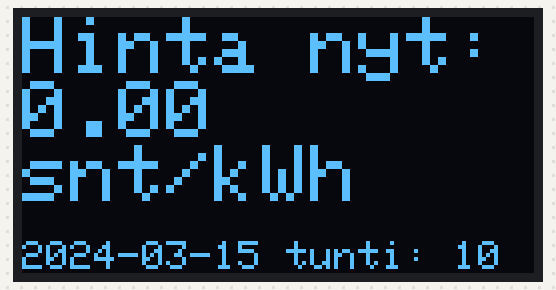
The sketch below on a simulated ESP8266 (Wemos D1 mini). Shown: 128×64 one-colour display. WiFi joins after 1.5 s; servers stay silent unless stated; network time is answered at once with the bench clock; uploads are accepted with an empty reply; the local clock reads 2024-03-15 10:24:30 at power-on unless the sketch sets it; what the sketch prints to the serial monitor is not drawn.

Above: at 2.8 s.

The sketch:

d1_mini_porssisahko_naytto.ino
```cpp
#include <Wire.h>
#include <Adafruit_GFX.h>
#include <Adafruit_SSD1306.h>
#include <ESP8266WiFi.h>
#include <ESP8266HTTPClient.h>
#include <NTPClient.h>
#include <WiFiUdp.h>
#include <ArduinoJson.h>

// OLED-näytön pinnien määrittely
#define SCREEN_WIDTH 128    // OLED display width, in pixels
#define SCREEN_HEIGHT 64    // OLED display height, in pixels
#define OLED_RESET -1       // Reset pin # (or -1 if sharing Arduino reset pin)
#define ADAFRUIT_ASCII96 0  //use the full-fat 255 letters
Adafruit_SSD1306 display(SCREEN_WIDTH, SCREEN_HEIGHT, &Wire, OLED_RESET);

//Wi-Fi asetukset
const char* ssid = "WLAN";
const char* password = "PASSWORD";

//SHA1 sormenjälki api.porssisahko.net SSL-sertifikaattiin
const char fingerprint[] PROGMEM = "F6 BF 35 1C C0 0E EC 0C AD BB 36 83 A3 A4 B8 98 19 DF 44 E7";

// NTP-palvelimen tiedot
const char* ntpServer = "pool.ntp.org";
const long gmtOffset = 3 * 3600;  // Aikavyöhyke: GMT+3 (3 tuntia)

WiFiUDP ntpUDP;
NTPClient timeClient(ntpUDP, ntpServer, gmtOffset);

// Muuntaa ajan (epoch time) päivämäärän muotoon "YYYY-MM-DD"
String epochToDateString(unsigned long epochTime) {
  time_t t = (time_t)epochTime;
  struct tm* ptm = localtime(&t);
  int year = ptm->tm_year + 1900;
  int month = ptm->tm_mon + 1;
  int day = ptm->tm_mday;

  String dateString = String(year) + "-" + leadingZero(month) + "-" + leadingZero(day);
  return dateString;
}

// Lisää nollan yksinumeroisiin eteen kuukausiin ja päiviin
String leadingZero(int number) {
  if (number < 10) {
    return "0" + String(number);
  } else {
    return String(number);
  }
}

void setup() {

  //Sarjaportin alustus
  Serial.begin(115200);

  // Alusta OLED-näyttö
  display.begin(SSD1306_SWITCHCAPVCC, 0x3C);

  // Yhdistetään Wi-Fi-verkkoon
  Serial.print("Yhdistetään Wi-Fi verkkoon ");
  Serial.println(ssid);
  WiFi.begin(ssid, password);
  while (WiFi.status() != WL_CONNECTED) {
    delay(500);
    Serial.print(".");
  }

  // Alustetaan NTPClient
  timeClient.begin();
}

// Tällä saadaan toimimaan käynnistyksessä sähkön hinnan tarkistus ja sen jälkeen tasatunnein
bool initialRequestMade = false;

void loop() {
  if (WiFi.status() == WL_CONNECTED) {
    // Päivitetään aika
    timeClient.update();

    // Haetaan aika (epoch time)
    unsigned long epochTime = timeClient.getEpochTime();

    // Tarkista, onko tasatunti tai onko käynnistyksessä haettu jo tiedot
    int currentMinute = timeClient.getMinutes();
    if (!initialRequestMade || currentMinute == 0) {
      // Muunnetaan aika päivämääräksi
      String formattedDate = epochToDateString(epochTime);

      // Haetaan nykyinen tunti
      int currentHour = timeClient.getHours();

      //Asetukset pyyntöä varten
      WiFiClientSecure client;
      client.setFingerprint(fingerprint);
      HTTPClient http;

      // Pörssisähkön API osoite + YYYY-MM-DD muodossa päivämäärä + kuluva tunti
      String url = "https://api.porssisahko.net/v1/price.json?date=" + String(formattedDate) + "&hour=" + String(currentHour);
      Serial.println(url);

      // Lähetetään HTTP GET -pyyntö
      http.useHTTP10(true);
      http.begin(client, url);
      http.GET();

      // Parsi vastaus
      DynamicJsonDocument doc(32);
      deserializeJson(doc, http.getStream());

      // Lue arvot
      double price = doc["price"].as<double>();
      Serial.println(doc["price"].as<double>());

      // Näytä hinta OLED-näytöllä
      display.clearDisplay();
      display.setTextSize(2);
      display.setTextColor(WHITE);
      display.setCursor(0, 0);
      display.println("Hinta nyt:");
      display.println(price, 2);
      display.println("snt/kWh");
      display.setTextSize(1);
      display.println();
      display.println(String(formattedDate) + " tunti: " + String(currentHour));
      display.display();

      // Katkaise yhteys
      http.end();

      // Muutetaan totuusarvomuuttuja falsesta trueksi
      initialRequestMade = true;
    }
  }
  // Odota 1 minuutti ennen seuraavaa tarkistusta
  delay(60000);
}
```
